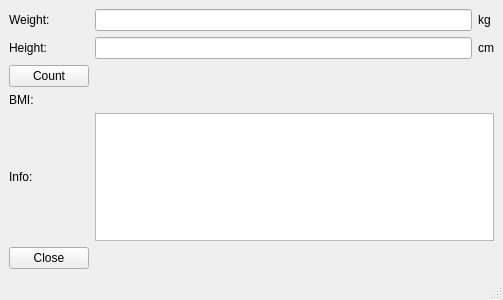
<?xml version="1.0" encoding="UTF-8"?>
<ui version="4.0">
 <class>MainWindow</class>
 <widget class="QMainWindow" name="MainWindow">
  <property name="geometry">
   <rect>
    <x>0</x>
    <y>0</y>
    <width>503</width>
    <height>300</height>
   </rect>
  </property>
  <property name="windowTitle">
   <string>MainWindow</string>
  </property>
  <widget class="QWidget" name="centralwidget">
   <layout class="QGridLayout" name="gridLayout">
    <item row="2" column="0">
     <widget class="QPushButton" name="countButton">
      <property name="text">
       <string>Count</string>
      </property>
     </widget>
    </item>
    <item row="1" column="0">
     <widget class="QLabel" name="heightLabel">
      <property name="text">
       <string>Height:</string>
      </property>
     </widget>
    </item>
    <item row="1" column="2">
     <widget class="QLabel" name="cmLabel">
      <property name="text">
       <string>cm</string>
      </property>
     </widget>
    </item>
    <item row="0" column="1">
     <widget class="QLineEdit" name="weightLineEdit"/>
    </item>
    <item row="3" column="1">
     <widget class="QLabel" name="resultLabel">
      <property name="text">
       <string/>
      </property>
     </widget>
    </item>
    <item row="5" column="1" colspan="2">
     <widget class="QTextBrowser" name="infoTextBrowser"/>
    </item>
    <item row="0" column="2">
     <widget class="QLabel" name="kgLabel">
      <property name="text">
       <string>kg</string>
      </property>
     </widget>
    </item>
    <item row="3" column="0">
     <widget class="QLabel" name="bmiLabel">
      <property name="text">
       <string>BMI:</string>
      </property>
     </widget>
    </item>
    <item row="0" column="0">
     <widget class="QLabel" name="weightLabel">
      <property name="text">
       <string>Weight:</string>
      </property>
     </widget>
    </item>
    <item row="1" column="1">
     <widget class="QLineEdit" name="heightLineEdit"/>
    </item>
    <item row="6" column="0">
     <widget class="QPushButton" name="closeButton">
      <property name="text">
       <string>Close</string>
      </property>
     </widget>
    </item>
    <item row="5" column="0">
     <widget class="QLabel" name="infoLabel">
      <property name="text">
       <string>Info:</string>
      </property>
     </widget>
    </item>
   </layout>
  </widget>
  <widget class="QMenuBar" name="menubar">
   <property name="geometry">
    <rect>
     <x>0</x>
     <y>0</y>
     <width>503</width>
     <height>25</height>
    </rect>
   </property>
  </widget>
  <widget class="QStatusBar" name="statusbar"/>
 </widget>
 <resources/>
 <connections>
  <connection>
   <sender>closeButton</sender>
   <signal>clicked()</signal>
   <receiver>MainWindow</receiver>
   <slot>close()</slot>
   <hints>
    <hint type="sourcelabel">
     <x>48</x>
     <y>251</y>
    </hint>
    <hint type="destinationlabel">
     <x>251</x>
     <y>149</y>
    </hint>
   </hints>
  </connection>
 </connections>
</ui>
